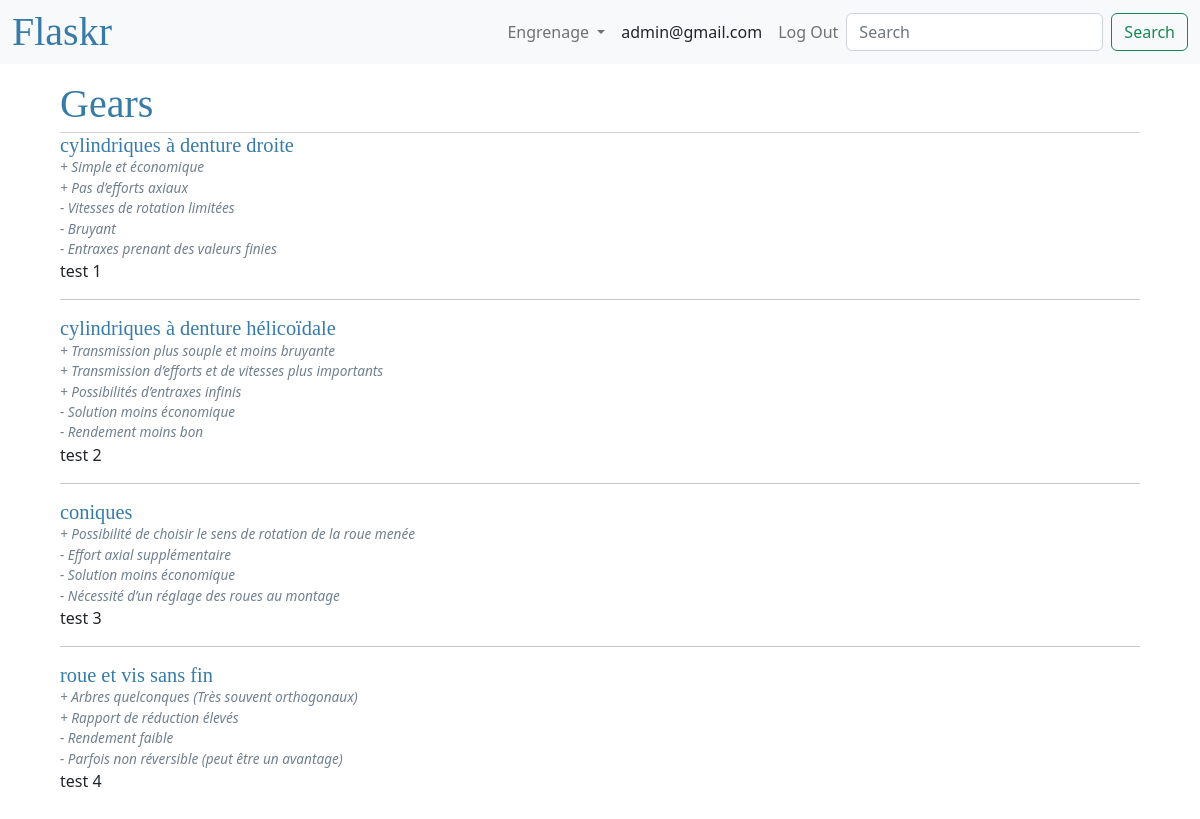
/gears (signed in), run on the app's committed database.
### tables this page shows
CREATE TABLE user (
  id INTEGER PRIMARY KEY AUTOINCREMENT,
  username TEXT UNIQUE NOT NULL,
  password TEXT NOT NULL
);

CREATE TABLE gear (
  id INTEGER PRIMARY KEY AUTOINCREMENT,
  name VARCHAR(32),
  desc TEXT,
  img VARCHAR(64)
);

CREATE TABLE argument (
  id INTEGER PRIMARY KEY AUTOINCREMENT,
  type BOOLEAN,
  content VARCHAR(32)
);

### flaskr/blog.py (the view)
@bp.route('/gears')
def gearindex():
    db = get_db()
    gears = db.execute(
        'SELECT id, name, desc, img'
        ' FROM gear'
        ' ORDER BY id ASC'
    ).fetchall()
    args = db.execute(
        'SELECT a.id AS id, type, content, g.id AS gid'
        ' FROM argument a JOIN gear_arg j ON j.id_arg = a.id'
        ' JOIN gear g ON j.id_gear = g.id'
        ' ORDER BY a.id ASC'
    ).fetchall()
    return render_template('gears/index.html', gears=gears, args=args)

### flaskr/auth.py (called while the page is built)
@bp.before_app_request
def load_logged_in_user():
    user_id = session.get('user_id')
    if user_id is None:
        g.user = None
    else:
        g.user = get_db().execute(
            'SELECT * FROM user WHERE id = ?', (user_id,)
        ).fetchone()

### flaskr/db.py (called while the page is built)
def get_db():
    if 'db' not in g:
        g.db = sqlite3.connect(
            current_app.config['DATABASE'],
            detect_types=sqlite3.PARSE_DECLTYPES
        )
        g.db.row_factory = sqlite3.Row
    return g.db

### flaskr/templates/gears/index.html
{% extends 'base.html' %}
{% block header %}
  <h1>{% block title %}Gears{% endblock %}</h1>
{% endblock %}
{% block content %}
  {% for gear in gears %}
    <article class="post">
      <header>
        <div>
          <h1>{{ gear['name'] }}</h1>
          {% for arg in args %}
            {% if arg['gid'] == gear['id'] %}
              {% if arg['type'] %}
              <div class="about">- {{ arg['content'] }}</div>
              {% else %}
              <div class="about">+ {{ arg['content'] }}</div>
              {% endif %}
            {% endif %}
          {% endfor %}
        </div>
      </header>
      <p class="body">{{ gear['desc'] }}</p>
    </article>
    {% if not loop.last %}
      <hr>
    {% endif %}
  {% endfor %}
{% endblock %}

### flaskr/templates/base.html (shortened to what this page needs)
<!doctype html>
<link rel="stylesheet" href="{{ url_for('static', filename='style.css') }}">
<link href="https://cdn.jsdelivr.net/npm/bootstrap@5.2.3/dist/css/bootstrap.min.css" rel="stylesheet">
<nav class="navbar navbar-expand-lg bg-light">
  <div class="container-fluid">
    <div class="collapse navbar-collapse" id="navbarSupportedContent">
  <h1>Flaskr</h1>
  <ul class="navbar-nav me-auto mb-2 mb-lg-0">
    <li class="nav-item dropdown">
      <a class="nav-link dropdown-toggle" href="#" role="button" data-bs-toggle="dropdown" aria-expanded="false">
        Engrenage
      </a>
    </li>
    {% if g.user %}
      <li><span>{{ g.user['username'] }}</span>
      <li class="nav-item"><a href="{{ url_for('auth.logout') }}" class="nav-link">Log Out</a>
    {% else %}
      <li class="nav-item"><a href="{{ url_for('auth.register') }}" class="nav-link">Register</a>
      <li class="nav-item"><a href="{{ url_for('auth.login') }}" class="nav-link">Log In</a>
    {% endif %}
  </ul>
  <form class="d-flex" role="search">
    <input class="form-control me-2" type="search" placeholder="Search" aria-label="Search">
    <button class="btn btn-outline-success" type="submit">Search</button>
  </form>
</div>
</div>
</nav>
<section class="content">
  <header>
    {% block header %}{% endblock %}
  </header>
  {% block content %}{% endblock %}
</section>

### flaskr/static/style.css (style rules this page uses)
h1 { font-family: serif; color: #377ba8; margin: 1rem 0; }
a { color: #377ba8; }
hr { border: none; border-top: 1px solid lightgray; }
nav { background: lightgray; display: flex; align-items: center; padding: 0 0.5rem; }
nav h1 { flex: auto; margin: 0; }
nav ul { display: flex; list-style: none; margin: 0; padding: 0; }
nav ul li a, nav ul li span, header .action { display: block; padding: 0.5rem; }
.content { padding: 0 5% 2% 5%; width : 100%; }
.content > header { border-bottom: 1px solid lightgray; display: flex; align-items: flex-end; }
.content > header h1 { flex: auto; margin: 1rem 0 0.25rem 0; }
.post > header { display: flex; align-items: flex-end; font-size: 0.85em; }
.post > header > div:first-of-type { flex: auto; }
.post > header h1 { font-size: 1.5em; margin-bottom: 0; }
.post .about { color: slategray; font-style: italic; }
.post .body { white-space: pre-line; }

### data on the page
user: user.username "admin@gmail.com"
gear: name "cylindriques à denture droite", desc "test 1"
argument: content "Simple et économique"
argument: content "Pas d’efforts axiaux"
argument: content "Vitesses de rotation limitées"
argument: content "Bruyant"
argument: content "Entraxes prenant des valeurs finies"
gear: name "cylindriques à denture hélicoïdale", desc "test 2"
argument: content "Transmission plus souple et moins bruyante"
argument: content "Transmission d’efforts et de vitesses plus importants"
argument: content "Possibilités d’entraxes infinis"
argument: content "Solution moins économique"
argument: content "Rendement moins bon"
gear: name "coniques", desc "test 3"
argument: content "Possibilité de choisir le sens de rotation de la roue menée"
argument: content "Effort axial supplémentaire"
argument: content "Solution moins économique"
argument: content "Nécessité d’un réglage des roues au montage"
gear: name "roue et vis sans fin", desc "test 4"
argument: content "Arbres quelconques (Très souvent orthogonaux)"
argument: content "Rapport de réduction élevés"
argument: content "Rendement faible"
argument: content "Parfois non réversible (peut être un avantage)"
